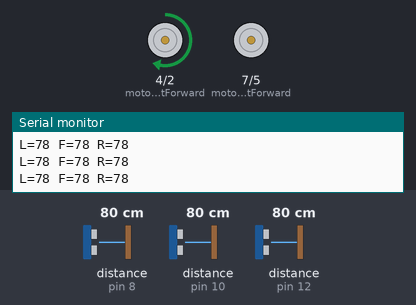
This sketch was run on a simulated Arduino Uno, built with avr-gcc and run on an emulated ATmega328P. Shown: motor-driver pin pairs drawn as motors (green arrow = first pin HIGH = forward, orange = second pin HIGH = backward, longer = more drive, scaled by the enable pin), the last lines printed to the serial monitor. Wiring (inferred from the names in the program): 3 × ultrasonic range finder: trigger pin 9, echo pin 8 / trigger pin 11, echo pin 10 / trigger pin 13, echo pin 12. The test bench sets the inputs (shaded band); at power-on: distance to the obstacle (sensors on pin 12, pin 10, pin 8) 80 cm. The echo pulse lasts 58.3 µs per cm.

Above: at 1.2 s.
1.3 s: distance to the obstacle (sensor on pin 12) set to 19 cm
4.3 s: distance to the obstacle (sensor on pin 12) set to 15 cm
At 5.2 s:
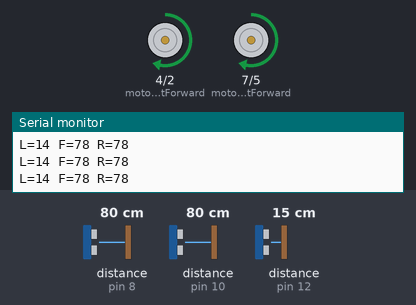
6.1 s: distance to the obstacle (sensor on pin 10) set to 19 cm
7.6 s: distance to the obstacle (sensor on pin 10) set to 14 cm
At 7.84 s:
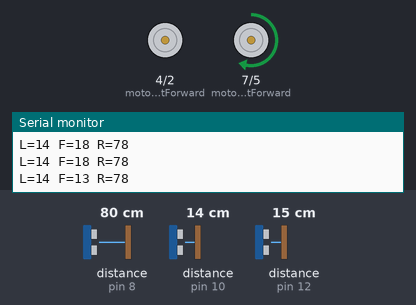
13.6 s: distance to the obstacle (sensor on pin 10) set to 18 cm
At 14.5 s:
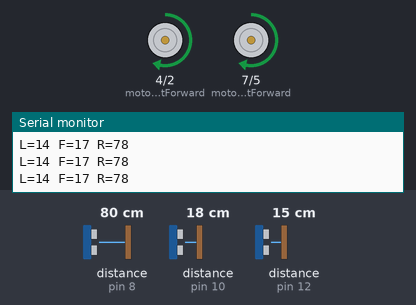
Timing chart, 0 to 16.5 s (numbered marks = the images above; inputs shaded):
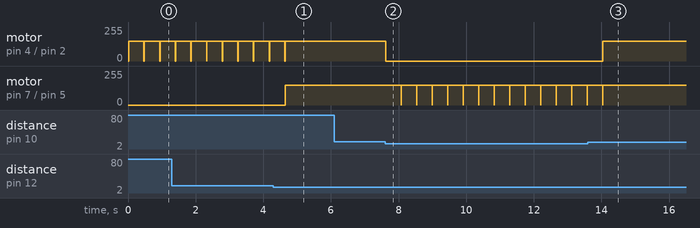

Measured:
- the behaviour switches between 17 and 16 cm on distance to the obstacle (sensor on pin 12) (found by bisection; images 0 and 1)
- the behaviour switches between 17 and 16 cm on distance to the obstacle (sensor on pin 10) (found by bisection; images 1 and 2)
- after the input at 4.3 s, motor on pin 4 (motorRightForward) / pin 2 (motorRightBackward): goes on until 4.6 s, then stays forward 150/255; motor on pin 7 (motorLeftForward) / pin 5 (motorLeftBackward): stopped → forward 150/255 after 0.35 s
- after the input at 7.6 s, motor on pin 4 (motorRightForward) / pin 2 (motorRightBackward): forward 150/255 → stopped at once; motor on pin 7 (motorLeftForward) / pin 5 (motorLeftBackward): alternates forward 150/255 for 0.45 s and stopped for 0.01 s, starting after 0.47 s
- after the input at 13.6 s, motor on pin 4 (motorRightForward) / pin 2 (motorRightBackward): stopped → forward 150/255 after 0.44 s; motor on pin 7 (motorLeftForward) / pin 5 (motorLeftBackward): goes on until 14.0 s, then stays forward 150/255
- by itself, motor on pin 4 (motorRightForward) / pin 2 (motorRightBackward): alternates forward 150/255 for 0.45 s and stopped for 0.01 s

The sketch:

Algo_maze.ino
```cpp
const int leftTrig  = 13;
const int leftEcho  = 12;

const int frontTrig = 11;
const int frontEcho = 10;

const int rightTrig = 9;
const int rightEcho = 8;

// ================= MOTOR PINS ==================
const int motorLeftForward   = 7;
const int motorLeftBackward  = 5;
const int motorRightForward  = 4;
const int motorRightBackward = 2;

const int enableLeft  = 6;   // PWM
const int enableRight = 3;   // PWM

// ================= THRESHOLDS ==================
const int OPEN_LEFT_CM  = 15;
const int OPEN_FRONT_CM = 15;
const int OPEN_RIGHT_CM = 15;

// ================= SPEED =======================
const int SPEED = 150;  // 0–255

// =================================================

void setup() {
  pinMode(leftTrig, OUTPUT);
  pinMode(leftEcho, INPUT);

  pinMode(frontTrig, OUTPUT);
  pinMode(frontEcho, INPUT);

  pinMode(rightTrig, OUTPUT);
  pinMode(rightEcho, INPUT);

  pinMode(motorLeftForward, OUTPUT);
  pinMode(motorLeftBackward, OUTPUT);
  pinMode(motorRightForward, OUTPUT);
  pinMode(motorRightBackward, OUTPUT);

  pinMode(enableLeft, OUTPUT);
  pinMode(enableRight, OUTPUT);

  analogWrite(enableLeft, SPEED);
  analogWrite(enableRight, SPEED);

  Serial.begin(9600);
}

// ================= MAIN LOOP ====================
void loop() {
  int dLeft  = getDistance(leftTrig, leftEcho);
  int dFront = getDistance(frontTrig, frontEcho);
  int dRight = getDistance(rightTrig, rightEcho);

  Serial.print("L="); Serial.print(dLeft);
  Serial.print(" F="); Serial.print(dFront);
  Serial.print(" R="); Serial.println(dRight);

  if (dLeft > OPEN_LEFT_CM) {
    turnLeft();
  }
  else if (dFront > OPEN_FRONT_CM) {
    moveForward();
  }
  else if (dRight > OPEN_RIGHT_CM) {
    turnRight();
  }
  else {
    turnAround();
  }
}

// ================= DISTANCE FUNCTION =============
int getDistance(int trigPin, int echoPin) {
  digitalWrite(trigPin, LOW);
  delayMicroseconds(2);

  digitalWrite(trigPin, HIGH);
  delayMicroseconds(10);
  digitalWrite(trigPin, LOW);

  long duration = pulseIn(echoPin, HIGH, 30000); // 30 ms timeout

  if (duration == 0) return 999; // no echo

  return duration * 0.034 / 2;
}

// ================= MOVEMENTS =====================
void moveForward() {
  digitalWrite(motorLeftForward, HIGH);
  digitalWrite(motorLeftBackward, LOW);
  digitalWrite(motorRightForward, HIGH);
  digitalWrite(motorRightBackward, LOW);
}

void turnLeft() {
  digitalWrite(motorLeftForward, LOW);
  digitalWrite(motorLeftBackward, LOW);
  digitalWrite(motorRightForward, HIGH);
  digitalWrite(motorRightBackward, LOW);
  delay(450);
  stopMotors();
}

void turnRight() {
  digitalWrite(motorLeftForward, HIGH);
  digitalWrite(motorLeftBackward, LOW);
  digitalWrite(motorRightForward, LOW);
  digitalWrite(motorRightBackward, LOW);
  delay(450);
  stopMotors();
}

void turnAround() {
  turnRight();
  delay(100);
  turnRight();
}

void stopMotors() {
  digitalWrite(motorLeftForward, LOW);
  digitalWrite(motorLeftBackward, LOW);
  digitalWrite(motorRightForward, LOW);
  digitalWrite(motorRightBackward, LOW);
}
```
